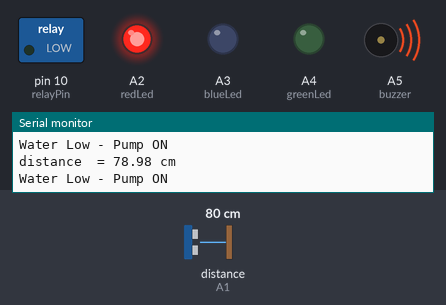
The sketch below on a simulated Arduino Uno, built with avr-gcc and run on an emulated ATmega328P. Shown: switched loads named in the sketch (green lamp = pin HIGH), output pins drawn as LEDs (lit = HIGH), buzzer (waves = sounding, pin HIGH), the last lines printed to the serial monitor. Wiring (inferred from the names in the program): ultrasonic range finder: trigger A0; echo A1. The test bench sets the inputs (shaded band); at power-on: distance to the obstacle (sensor on A1) 80 cm. The echo pulse lasts 58.3 µs per cm; pins used as bus, display or sensor lines are not drawn.

Above: at 1.2 s.
1.3 s: distance to the obstacle (sensor on A1) set to 10 cm
2.8 s: distance to the obstacle (sensor on A1) set to 7 cm
At 3.8 s:
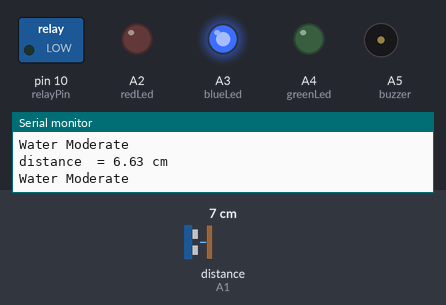
4.5 s: distance to the obstacle (sensor on A1) set to 4 cm
6.0 s: distance to the obstacle (sensor on A1) set to 2 cm
At 7.2 s:
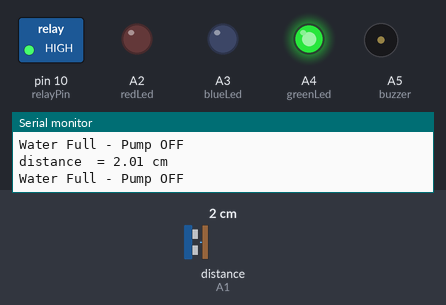
7.5 s: distance to the obstacle (sensor on A1) set to 18 cm
At 8.0 s:
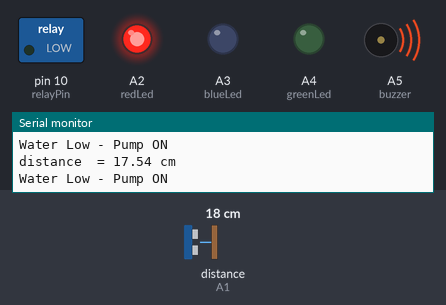
9.1 s: distance to the obstacle (sensor on A1) set to 5 cm
At 9.9 s:
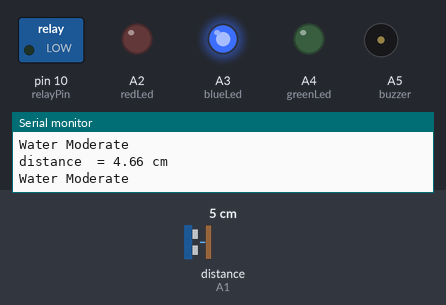
Timing chart, 0 to 11.6 s (numbered marks = the images above; inputs shaded):
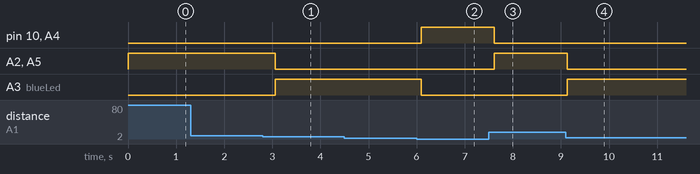

Measured:
- the behaviour switches between 9 and 8 cm on distance to the obstacle (sensor on A1) (found by bisection; images 0 and 1)
- the behaviour switches between 3 and 2 cm on distance to the obstacle (sensor on A1) (found by bisection; images 1 and 2)
- after the input at 2.8 s, A2 (redLed), A5 (buzzer): HIGH → LOW after 0.26 s; A3 (blueLed): LOW → HIGH after 0.26 s
- after the input at 6.0 s, pin 10 (relayPin), A4 (greenLed): LOW → HIGH after 0.10 s; A3 (blueLed): HIGH → LOW after 0.10 s
- after the input at 7.5 s, pin 10 (relayPin), A4 (greenLed): HIGH → LOW after 0.11 s; A2 (redLed), A5 (buzzer): LOW → HIGH after 0.11 s
- after the input at 9.1 s, A2 (redLed), A5 (buzzer): HIGH → LOW at once; A3 (blueLed): LOW → HIGH at once

The sketch:

waterlevelControllerWithUltrasonicSensor.ino
```cpp
int trigPin = A0;
int echoPin = A1;
int redLed = A2;
int blueLed = A3;
int greenLed = A4;
int buzzer = A5;
float distance;
float duration;
int relayPin = 10;
// relay_pin low = on


void setup() {
  pinMode(trigPin, OUTPUT);
  pinMode(echoPin, INPUT);
  pinMode(relayPin, OUTPUT);
  pinMode(redLed, OUTPUT);
  pinMode(blueLed, OUTPUT);
  pinMode(greenLed, OUTPUT);
  pinMode(buzzer, OUTPUT);
  Serial.begin(9600);
}

void loop() {
  digitalWrite(trigPin, LOW);
  delay(2);
  digitalWrite(trigPin, HIGH);
  delayMicroseconds(10);
  digitalWrite(trigPin, LOW);

  duration = pulseIn(echoPin, HIGH);
  distance = (duration / 2) * 0.034;

  Serial.print("distance  = ");
  Serial.print(distance);
  Serial.print(" cm ");
  Serial.println("");

  if (distance >= 14) {
    digitalWrite(relayPin, LOW);
    Serial.println("Water Low - Pump ON");
    setOutputStates(true, false, false, true);

  } else if (distance <= 2.6) {
    digitalWrite(relayPin, HIGH);
    Serial.println("Water Full - Pump OFF");
    setOutputStates(false, true, false, false);

  } else if (distance >= 3.4 && distance <= 8) {
    Serial.println("Water Moderate");
    setOutputStates(false, false, true, false);
  }

  delay(300);
}


// * function for changing the state of led and buzzer
void setOutputStates(bool red, bool green, bool blue, bool buzz) {
  digitalWrite(redLed, red ? HIGH : LOW);
  digitalWrite(greenLed, green ? HIGH : LOW);
  digitalWrite(blueLed, blue ? HIGH : LOW);
  digitalWrite(buzzer, buzz ? HIGH : LOW);
}
```
